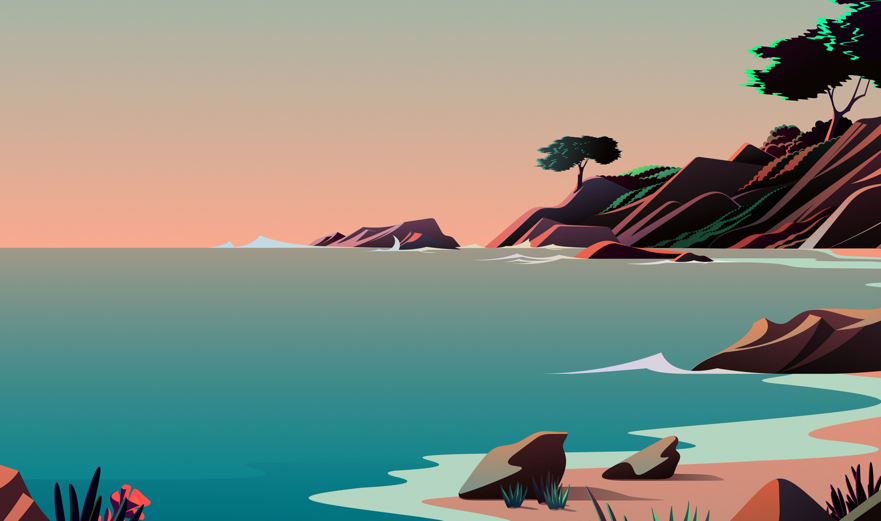
#> input picture image/origin.png, 881 x 521 px, found by its file name
$ python task_5.py
#> lines starting #> are read from the running program, lines starting #| are printed output that depends on the picture; long printed decimals are rounded
import cv2
import matplotlib.pyplot as plt

# Doc anh
I = cv2.imread('/Users/cigrcham/Desktop/CodingWork/Python/image_processing/image/origin.png')
#> I is the input picture: shape (521, 881, 3); mean B, G, R 130.3, 140.4, 131.5
# Hien thi do cao va do rong cua anh
height, width, color = I.shape
#> height = 521; width = 881; color = 3

print('Do cao ', height)
#| Do cao  521
print('Do rong', width)
#| Do rong 881
aspect_ratio = height / width
#> aspect_ratio = 0.591
print('Ty le giua do cao va do rong cua anh I: ', aspect_ratio)
#| Ty le giua do cao va do rong cua anh I:  0.5914

cv2.imshow('Origin', I)
cv2.waitKey()
# Hieu chinh lai kich thuoc cua anh I voi do cao laf 256

new_height = 256
new_width = int(width * (new_height / height))
#> new_width = 432
I2 = cv2.resize(I, (new_width, new_height))
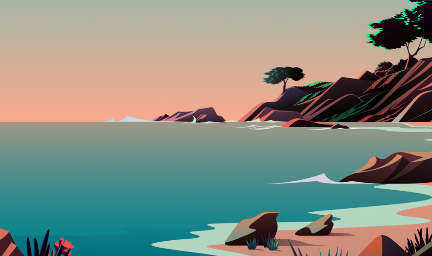
#> I2: shape (256, 432, 3); mean B, G, R 130.2, 140.3, 131.4
cv2.imshow("Image I2", I2)
cv2.waitKey()

# Chuyen doi anh I sang HSv duco ma tran anh ihsv hien thi kenh S
Ihsv = cv2.cvtColor(I, cv2.COLOR_BGR2HSV)
#> Ihsv: shape (521, 881, 3); mean H, S, V 57.9, 95.5, 158.8
S_Channel = Ihsv[:, :, 1]
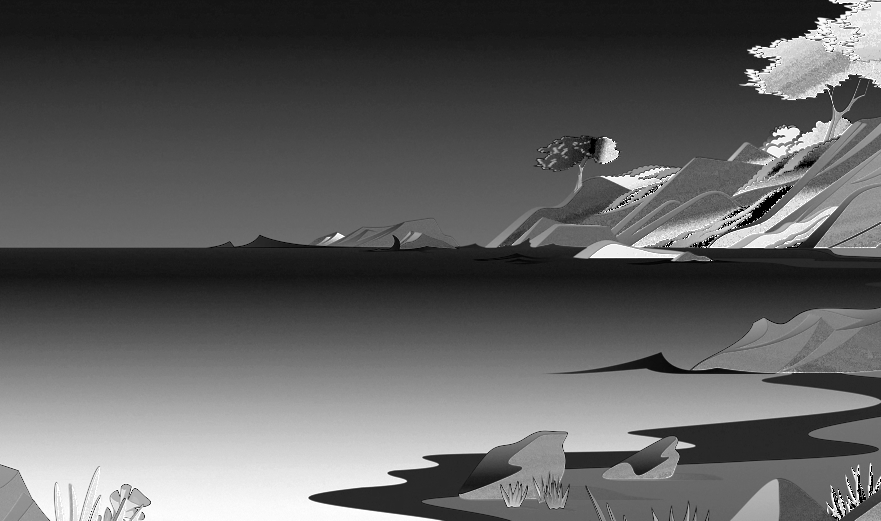
#> S_Channel: shape (521, 881); min 0, max 255, mean 95.5
cv2.imshow("S channel", S_Channel)
cv2.waitKey()

#  Lam tron kenh S cua anh Ihsv voi bo loc meidan kich thuoc cua so 3 * 3. Bien doi nguoc anh Ihsv  ve bieu dien max RGB duocj aanh I3
S_blur = cv2.medianBlur(S_Channel, 3)
Ihsv[:, :, 1] = S_blur  # Cập nhật lại kênh S trong ảnh Ihsv
#> Ihsv: shape (521, 881, 3); mean H, S, V 57.9, 95.6, 158.8
I3 = cv2.cvtColor(Ihsv, cv2.COLOR_HSV2BGR)  # Chuyển đổi Ihsv về biểu diễn màu RGB
cv2.imshow('Image I3', I3)
cv2.waitKey(0)

# Xac dinh historgram cua kenh S cuar Ihsv va ve historgram

hist_S = cv2.calcHist([S_Channel], [0], None, [256], [0, 256])
#> hist_S = 256 values, max 15543 at index 23, min 0 at index 1, mean 1793
plt.plot(hist_S)
plt.title('Histogram of S channel')
plt.xlabel('Pixel value')
plt.ylabel("Frequency")
plt.show()
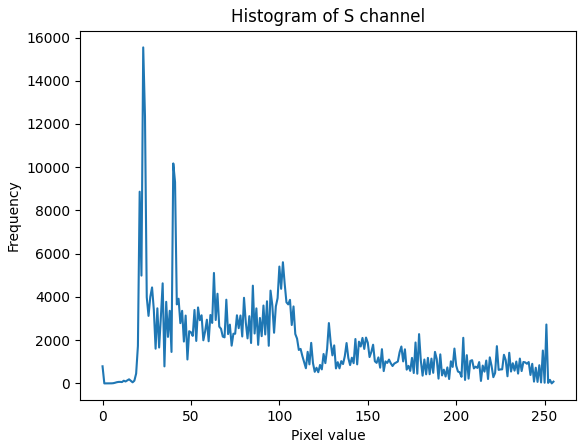
#> figure drawn by matplotlib, 1 panel; curve peaks at x = 23, y = 15543

euq_S = cv2.equalizeHist(S_Channel)
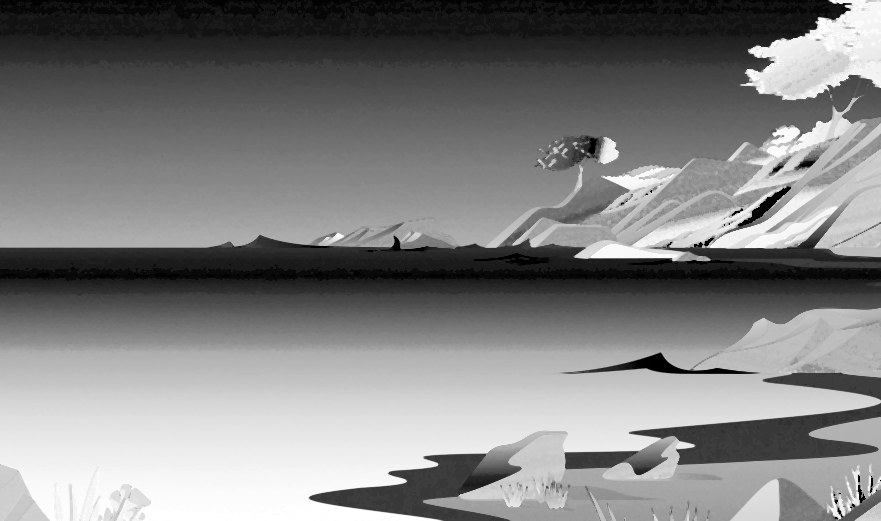
#> euq_S: shape (521, 881); min 0, max 255, mean 128.3
Ihsv[:, :, 1] = euq_S
#> Ihsv: shape (521, 881, 3); mean H, S, V 57.9, 128.3, 158.8
I4 = cv2.cvtColor(Ihsv, cv2.COLOR_HSV2BGR)
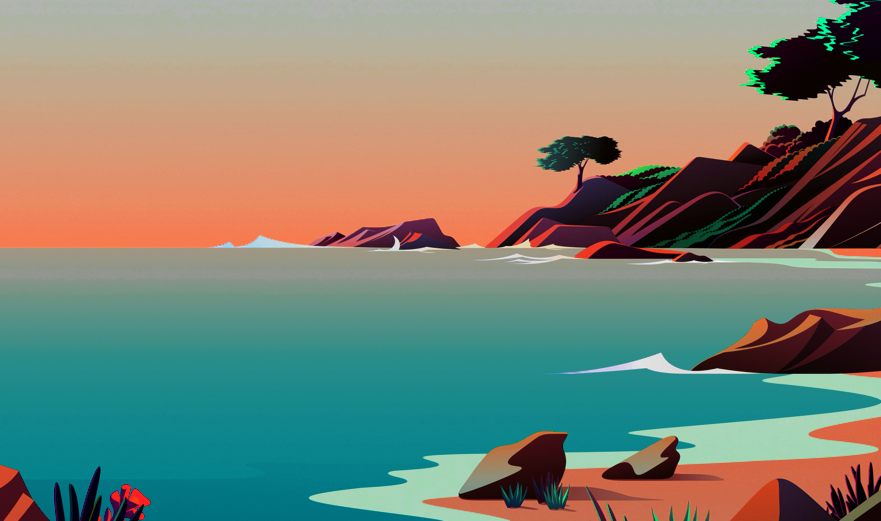
#> I4: shape (521, 881, 3); mean B, G, R 117, 131.2, 123.7
cv2.imshow('Image I4', I4)
cv2.waitKey()

hist_S = cv2.calcHist([euq_S], [0], None, [256], [0, 256])
#> hist_S = 256 values, max 15543 at index 18, min 0 at index 3, mean 1793
plt.plot(hist_S)
plt.title('Histogram of S channel')
plt.xlabel('Pixel value')
plt.ylabel("Frequency")
plt.show()
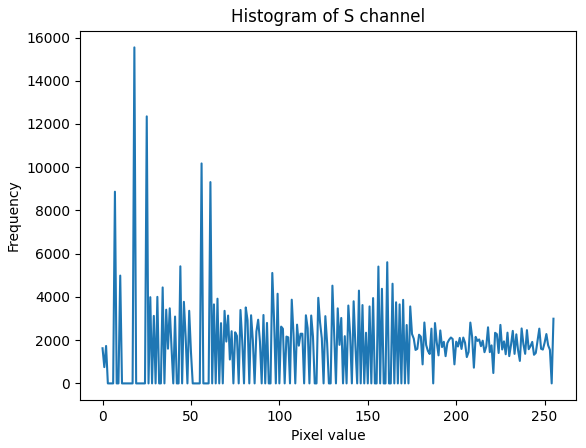
#> figure drawn by matplotlib, 1 panel; curve peaks at x = 18, y = 15543
